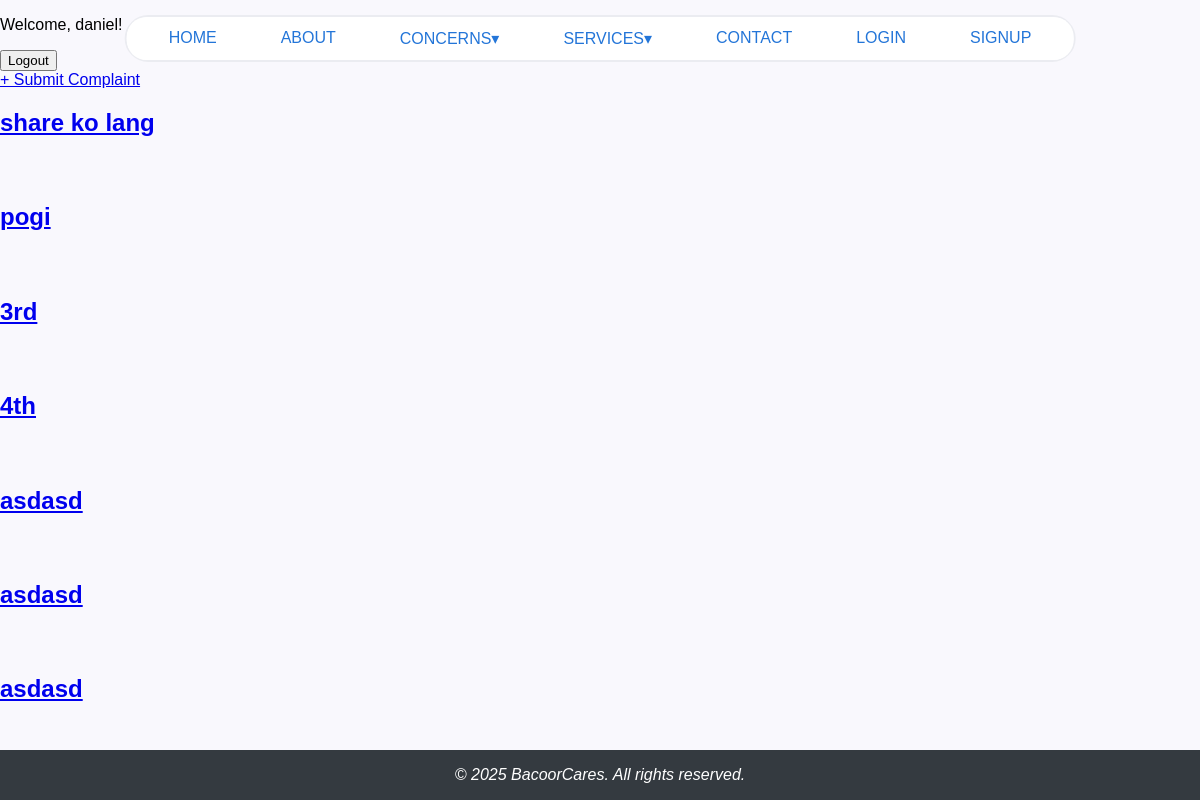
Screenshot of /blog/ (signed in) with the database file from the repository.
### accounts/models.py (models this page shows)
class CustomUser(AbstractUser):
    age = models.IntegerField(null=True, blank=True)
    phone_number = models.CharField(max_length=20, null=True, blank=True)

### app/models.py (models this page shows, shortened)
class Post(models.Model):
    title = models.CharField(max_length=200)
    content = models.TextField(null=True)
    created_at = models.DateTimeField(auto_now_add=True)
    is_published = models.BooleanField(default=False)
    author = models.ForeignKey(Citizen, on_delete=models.CASCADE)

### app/views.py (the view)
# urls.py: path('blog/', BlogListView.as_view(), name='blog'),
class BlogListView(ListView):
    model = Post
    context_object_name = 'posts'
    template_name = 'app/blog_list.html'

### app/templates/app/blog_list.html
{% extends 'app/base.html' %}
{% load static %}
{% block content %}
 <a href="{% url 'blog_create' %}"> + Submit Complaint </a>
    {% for post in posts %}
        <div class="post-entry">
            <h2><a href="{% url 'blog_detail' post.pk %}">{{post.title}}</a></h2>
        </div>
     {% endfor %}
{% endblock content %}

### app/templates/app/base.html (shortened to what this page needs)
{% load static %}
<!DOCTYPE html>
<html lang="en">
    <head>
        <link rel="stylesheet" href="{% static 'css/base.css' %}">
    </head>
<body>
    {% include 'app/navbar.html' %}
    {% if user.is_authenticated %}
    <p>Welcome, {{ user.username }}!</p>
    <form method="post" action="{% url 'logout' %}">
        <button type="submit">Logout</button>
    </form>
    {% else %}
    <p>You are not logged in.</p>
    <a href="{% url 'login' %}">login</a>
    {% endif %}
    {% block content %}{% endblock content %}
    {% include 'app/footer.html' %}
</body>
</html>

### static/css/base.css (style rules this page uses)
html, body { height: 100%; margin: 0; display: flex; flex-direction: column; }
body { display: flex; flex-direction: column; }
body > div { flex: 1; }
body { background: #F9F8FD; font-family: 'Lexend Exa', sans-serif; }

### rows the page displays
CustomUser: username "daniel"
Post: title "share ko lang"
Post: title "pogi"
Post: title "3rd"
Post: title "4th"
Post: title "asdasd"
Post: title "asdasd"
Post: title "asdasd"
